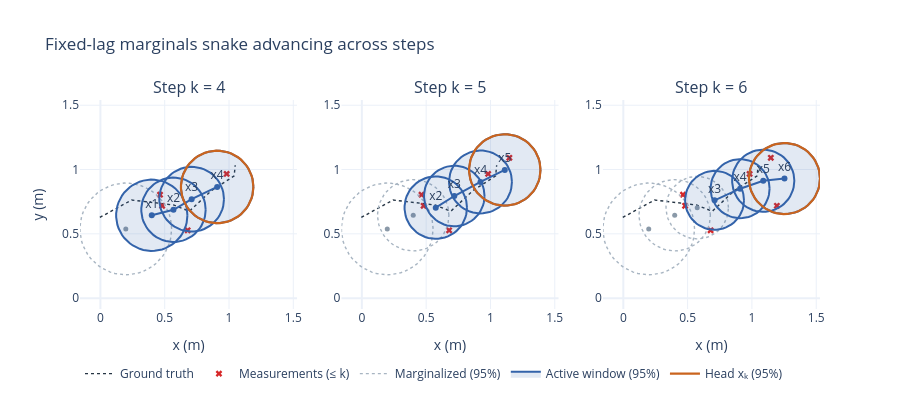

The code cell stored with this chart in its notebook:
### Code cell
plots.plot_marginals_snake(
    truth, measurements, {k: window_snapshots[k] for k in (4, 5, 6)}, lagged, lagged_cov
).show()

### Figure 1 — Plotly figure (JSON) as saved in the notebook; plotly's stock layout.template omitted (floating-point values rounded to 4 significant figures; data arrays with more than 128 entries replaced by an {"elided": "..."} marker saying what was removed)
{"data": [{"legendgroup": "truth", "line": {"color": "#263544", "dash": "dot", "width": 1.4}, "mode": "lines", "name": "Ground truth", "showlegend": true, "type": "scatter", "x": [-0.004096, 0.2426, 0.5683, 0.6919, 0.8622, 1.04, 1.048], "xaxis": "x", "y": [0.6277, 0.7628, 0.7243, 0.6755, 0.8354, 0.95, 1.033], "yaxis": "y"}, {"legendgroup": "meas", "marker": {"color": "#D62728", "size": 6, "symbol": "x"}, "mode": "markers", "name": "Measurements (≤ k)", "showlegend": true, "type": "scatter", "x": [0.4638, 0.6786, 0.4802, 0.9819], "xaxis": "x", "y": [0.8044, 0.5272, 0.718, 0.9661], "yaxis": "y"}, {"legendgroup": "old", "line": {"color": "#A8B5C2", "dash": "dot", "width": 1.4}, "mode": "lines", "name": "Marginalized (95%)", "showlegend": true, "type": "scatter", "x": [0.5542, 0.5522, 0.5461, 0.5361, 0.5223, 0.5048, 0.4838, 0.4596, 0.4324, 0.4025, 0.3704, 0.3362, 0.3005, 0.2636, 0.226, 0.1881, 0.1502, 0.1129, 0.07659, 0.04162, 0.008413, -0.02265, -0.05122, -0.07696, -0.0996, -0.1189, -0.1346, -0.1465, -0.1545, -0.1585, -0.1585, -0.1545, -0.1465, -0.1346, -0.1189, -0.0996, -0.07696, -0.05122, -0.02265, 0.008413, 0.04162, 0.07659, 0.1129, 0.1502, 0.1881, 0.226, 0.2636, 0.3005, 0.3362, 0.3704, 0.4025, 0.4324, 0.4596, 0.4838, 0.5048, 0.5223, 0.5361, 0.5461, 0.5522, 0.5542, null], "xaxis": "x", "y": [0.5381, 0.576, 0.6135, 0.6501, 0.6855, 0.7192, 0.7508, 0.78, 0.8065, 0.8299, 0.8501, 0.8667, 0.8796, 0.8886, 0.8936, 0.8946, 0.8916, 0.8846, 0.8736, 0.8588, 0.8404, 0.8186, 0.7936, 0.7657, 0.7353, 0.7026, 0.668, 0.632, 0.5949, 0.5571, 0.5191, 0.4814, 0.4443, 0.4083, 0.3737, 0.341, 0.3105, 0.2826, 0.2576, 0.2358, 0.2174, 0.2027, 0.1917, 0.1847, 0.1816, 0.1827, 0.1877, 0.1967, 0.2096, 0.2262, 0.2463, 0.2698, 0.2962, 0.3255, 0.3571, 0.3908, 0.4261, 0.4627, 0.5002, 0.5381, null], "yaxis": "y"}, {"legendgroup": "old", "marker": {"color": "#8A99A8", "size": 5}, "mode": "markers", "name": "Marginalized mean", "showlegend": false, "type": "scatter", "x": [0.1976], "xaxis": "x", "y": [0.5381], "yaxis": "y"}, {"fill": "toself", "fillcolor": "rgba(51, 99, 170, 0.14)", "legendgroup": "snake", "line": {"color": "#3363AA", "width": 2.0}, "mode": "lines", "name": "Active window (95%)", "showlegend": true, "type": "scatter", "x": {"elided": "244 float values"}, "xaxis": "x", "y": {"elided": "244 float values"}, "yaxis": "y"}, {"legendgroup": "snake", "line": {"color": "#3363AA", "width": 2.0}, "marker": {"color": "#3363AA", "size": 6}, "mode": "lines+markers+text", "name": "Active window means", "showlegend": false, "text": ["x1", "x2", "x3", "x4"], "textposition": "top center", "type": "scatter", "x": [0.3995, 0.5683, 0.7094, 0.9079], "xaxis": "x", "y": [0.6443, 0.6868, 0.7694, 0.8647], "yaxis": "y"}, {"legendgroup": "head", "line": {"color": "#CA641E", "width": 2.2}, "mode": "lines", "name": "Head xₖ (95%)", "showlegend": true, "type": "scatter", "x": [1.19, 1.188, 1.183, 1.175, 1.164, 1.151, 1.134, 1.115, 1.093, 1.07, 1.044, 1.017, 0.9892, 0.9601, 0.9304, 0.9004, 0.8705, 0.8411, 0.8124, 0.7848, 0.7585, 0.734, 0.7114, 0.6911, 0.6732, 0.658, 0.6456, 0.6362, 0.6299, 0.6267, 0.6267, 0.6299, 0.6362, 0.6456, 0.658, 0.6732, 0.6911, 0.7114, 0.734, 0.7585, 0.7848, 0.8124, 0.8411, 0.8705, 0.9004, 0.9304, 0.9601, 0.9892, 1.017, 1.044, 1.07, 1.093, 1.115, 1.134, 1.151, 1.164, 1.175, 1.183, 1.188, 1.19, null], "xaxis": "x", "y": [0.8647, 0.8946, 0.9242, 0.9532, 0.9811, 1.008, 1.033, 1.056, 1.077, 1.095, 1.111, 1.124, 1.134, 1.141, 1.145, 1.146, 1.144, 1.138, 1.13, 1.118, 1.103, 1.086, 1.066, 1.044, 1.02, 0.9946, 0.9673, 0.9388, 0.9095, 0.8797, 0.8497, 0.8199, 0.7906, 0.7621, 0.7348, 0.709, 0.6849, 0.6629, 0.6432, 0.6259, 0.6114, 0.5998, 0.5911, 0.5855, 0.5832, 0.584, 0.5879, 0.595, 0.6052, 0.6183, 0.6342, 0.6527, 0.6737, 0.6967, 0.7217, 0.7483, 0.7762, 0.8052, 0.8348, 0.8647, null], "yaxis": "y"}, {"legendgroup": "truth", "line": {"color": "#263544", "dash": "dot", "width": 1.4}, "mode": "lines", "name": "Ground truth", "showlegend": false, "type": "scatter", "x": [-0.004096, 0.2426, 0.5683, 0.6919, 0.8622, 1.04, 1.048], "xaxis": "x2", "y": [0.6277, 0.7628, 0.7243, 0.6755, 0.8354, 0.95, 1.033], "yaxis": "y2"}, {"legendgroup": "meas", "marker": {"color": "#D62728", "size": 6, "symbol": "x"}, "mode": "markers", "name": "Measurements (≤ k)", "showlegend": false, "type": "scatter", "x": [0.4638, 0.6786, 0.4802, 0.9819, 1.147], "xaxis": "x2", "y": [0.8044, 0.5272, 0.718, 0.9661, 1.091], "yaxis": "y2"}, {"legendgroup": "old", "line": {"color": "#A8B5C2", "dash": "dot", "width": 1.4}, "mode": "lines", "name": "Marginalized (95%)", "showlegend": false, "type": "scatter", "x": [0.5542, 0.5522, 0.5461, 0.5361, 0.5223, 0.5048, 0.4838, 0.4596, 0.4324, 0.4025, 0.3704, 0.3362, 0.3005, 0.2636, 0.226, 0.1881, 0.1502, 0.1129, 0.07659, 0.04162, 0.008413, -0.02265, -0.05122, -0.07696, -0.0996, -0.1189, -0.1346, -0.1465, -0.1545, -0.1585, -0.1585, -0.1545, -0.1465, -0.1346, -0.1189, -0.0996, -0.07696, -0.05122, -0.02265, 0.008413, 0.04162, 0.07659, 0.1129, 0.1502, 0.1881, 0.226, 0.2636, 0.3005, 0.3362, 0.3704, 0.4025, 0.4324, 0.4596, 0.4838, 0.5048, 0.5223, 0.5361, 0.5461, 0.5522, 0.5542, null, 0.6768, 0.6753, 0.6706, 0.6628, 0.652, 0.6384, 0.6221, 0.6033, 0.5821, 0.5589, 0.5339, 0.5073, 0.4796, 0.4509, 0.4216, 0.3921, 0.3627, 0.3337, 0.3055, 0.2783, 0.2524, 0.2283, 0.2061, 0.186, 0.1684, 0.1535, 0.1413, 0.132, 0.1258, 0.1226, 0.1226, 0.1258, 0.132, 0.1413, 0.1535, 0.1684, 0.186, 0.2061, 0.2283, 0.2524, 0.2783, 0.3055, 0.3337, 0.3627, 0.3921, 0.4216, 0.4509, 0.4796, 0.5073, 0.5339, 0.5589, 0.5821, 0.6033, 0.6221, 0.6384, 0.652, 0.6628, 0.6706, 0.6753, 0.6768, null], "xaxis": "x2", "y": [0.5381, 0.576, 0.6135, 0.6501, 0.6855, 0.7192, 0.7508, 0.78, 0.8065, 0.8299, 0.8501, 0.8667, 0.8796, 0.8886, 0.8936, 0.8946, 0.8916, 0.8846, 0.8736, 0.8588, 0.8404, 0.8186, 0.7936, 0.7657, 0.7353, 0.7026, 0.668, 0.632, 0.5949, 0.5571, 0.5191, 0.4814, 0.4443, 0.4083, 0.3737, 0.341, 0.3105, 0.2826, 0.2576, 0.2358, 0.2174, 0.2027, 0.1917, 0.1847, 0.1816, 0.1827, 0.1877, 0.1967, 0.2096, 0.2262, 0.2463, 0.2698, 0.2962, 0.3255, 0.3571, 0.3908, 0.4261, 0.4627, 0.5002, 0.5381, null, 0.6443, 0.6737, 0.7029, 0.7313, 0.7588, 0.785, 0.8096, 0.8323, 0.8529, 0.8712, 0.8868, 0.8997, 0.9097, 0.9168, 0.9207, 0.9215, 0.9191, 0.9136, 0.9051, 0.8936, 0.8793, 0.8624, 0.8429, 0.8212, 0.7975, 0.7721, 0.7452, 0.7172, 0.6884, 0.659, 0.6295, 0.6001, 0.5713, 0.5433, 0.5164, 0.491, 0.4673, 0.4456, 0.4261, 0.4092, 0.3949, 0.3834, 0.3749, 0.3694, 0.367, 0.3678, 0.3718, 0.3788, 0.3888, 0.4017, 0.4173, 0.4356, 0.4562, 0.4789, 0.5035, 0.5297, 0.5572, 0.5856, 0.6148, 0.6443, null], "yaxis": "y2"}, {"legendgroup": "old", "marker": {"color": "#8A99A8", "size": 5}, "mode": "markers", "name": "Marginalized mean", "showlegend": false, "type": "scatter", "x": [0.1976, 0.3995], "xaxis": "x2", "y": [0.5381, 0.6443], "yaxis": "y2"}, {"fill": "toself", "fillcolor": "rgba(51, 99, 170, 0.14)", "legendgroup": "snake", "line": {"color": "#3363AA", "width": 2.0}, "mode": "lines", "name": "Active window (95%)", "showlegend": false, "type": "scatter", "x": {"elided": "244 float values"}, "xaxis": "x2", "y": {"elided": "244 float values"}, "yaxis": "y2"}, {"legendgroup": "snake", "line": {"color": "#3363AA", "width": 2.0}, "marker": {"color": "#3363AA", "size": 6}, "mode": "lines+markers+text", "name": "Active window means", "showlegend": false, "text": ["x2", "x3", "x4", "x5"], "textposition": "top center", "type": "scatter", "x": [0.5746, 0.7187, 0.9225, 1.111], "xaxis": "x2", "y": [0.7037, 0.794, 0.9032, 0.9968], "yaxis": "y2"}, {"legendgroup": "head", "line": {"color": "#CA641E", "width": 2.2}, "mode": "lines", "name": "Head xₖ (95%)", "showlegend": false, "type": "scatter", "x": [1.389, 1.387, 1.383, 1.375, 1.364, 1.351, 1.334, 1.315, 1.294, 1.271, 1.246, 1.219, 1.192, 1.163, 1.134, 1.104, 1.075, 1.045, 1.017, 0.9899, 0.9641, 0.9399, 0.9177, 0.8976, 0.88, 0.865, 0.8528, 0.8435, 0.8372, 0.8341, 0.8341, 0.8372, 0.8435, 0.8528, 0.865, 0.88, 0.8976, 0.9177, 0.9399, 0.9641, 0.9899, 1.017, 1.045, 1.075, 1.104, 1.134, 1.163, 1.192, 1.219, 1.246, 1.271, 1.294, 1.315, 1.334, 1.351, 1.364, 1.375, 1.383, 1.387, 1.389, null], "xaxis": "x2", "y": [0.9968, 1.026, 1.056, 1.084, 1.112, 1.138, 1.162, 1.185, 1.206, 1.224, 1.24, 1.253, 1.263, 1.27, 1.274, 1.274, 1.272, 1.267, 1.258, 1.247, 1.232, 1.215, 1.196, 1.174, 1.15, 1.125, 1.098, 1.07, 1.041, 1.012, 0.9821, 0.9527, 0.9238, 0.8957, 0.8688, 0.8433, 0.8196, 0.7979, 0.7784, 0.7615, 0.7471, 0.7357, 0.7271, 0.7216, 0.7193, 0.7201, 0.724, 0.731, 0.741, 0.754, 0.7696, 0.7879, 0.8085, 0.8313, 0.8559, 0.8821, 0.9096, 0.9381, 0.9673, 0.9968, null], "yaxis": "y2"}, {"legendgroup": "truth", "line": {"color": "#263544", "dash": "dot", "width": 1.4}, "mode": "lines", "name": "Ground truth", "showlegend": false, "type": "scatter", "x": [-0.004096, 0.2426, 0.5683, 0.6919, 0.8622, 1.04, 1.048], "xaxis": "x3", "y": [0.6277, 0.7628, 0.7243, 0.6755, 0.8354, 0.95, 1.033], "yaxis": "y3"}, {"legendgroup": "meas", "marker": {"color": "#D62728", "size": 6, "symbol": "x"}, "mode": "markers", "name": "Measurements (≤ k)", "showlegend": false, "type": "scatter", "x": [0.4638, 0.6786, 0.4802, 0.9819, 1.147, 1.194], "xaxis": "x3", "y": [0.8044, 0.5272, 0.718, 0.9661, 1.091, 0.7178], "yaxis": "y3"}, {"legendgroup": "old", "line": {"color": "#A8B5C2", "dash": "dot", "width": 1.4}, "mode": "lines", "name": "Marginalized (95%)", "showlegend": false, "type": "scatter", "x": {"elided": "183 float values"}, "xaxis": "x3", "y": {"elided": "183 float values"}, "yaxis": "y3"}, {"legendgroup": "old", "marker": {"color": "#8A99A8", "size": 5}, "mode": "markers", "name": "Marginalized mean", "showlegend": false, "type": "scatter", "x": [0.1976, 0.3995, 0.5746], "xaxis": "x3", "y": [0.5381, 0.6443, 0.7037], "yaxis": "y3"}, {"fill": "toself", "fillcolor": "rgba(51, 99, 170, 0.14)", "legendgroup": "snake", "line": {"color": "#3363AA", "width": 2.0}, "mode": "lines", "name": "Active window (95%)", "showlegend": false, "type": "scatter", "x": {"elided": "244 float values"}, "xaxis": "x3", "y": {"elided": "244 float values"}, "yaxis": "y3"}, {"legendgroup": "snake", "line": {"color": "#3363AA", "width": 2.0}, "marker": {"color": "#3363AA", "size": 6}, "mode": "lines+markers+text", "name": "Active window means", "showlegend": false, "text": ["x3", "x4", "x5", "x6"], "textposition": "top center", "type": "scatter", "x": [0.7094, 0.9079, 1.088, 1.253], "xaxis": "x3", "y": [0.7606, 0.851, 0.9127, 0.9297], "yaxis": "y3"}, {"legendgroup": "head", "line": {"color": "#CA641E", "width": 2.2}, "mode": "lines", "name": "Head xₖ (95%)", "showlegend": false, "type": "scatter", "x": [1.529, 1.528, 1.523, 1.515, 1.505, 1.491, 1.475, 1.456, 1.435, 1.412, 1.387, 1.361, 1.333, 1.304, 1.275, 1.246, 1.216, 1.188, 1.159, 1.132, 1.107, 1.083, 1.06, 1.041, 1.023, 1.008, 0.9959, 0.9867, 0.9805, 0.9774, 0.9774, 0.9805, 0.9867, 0.9959, 1.008, 1.023, 1.041, 1.06, 1.083, 1.107, 1.132, 1.159, 1.188, 1.216, 1.246, 1.275, 1.304, 1.333, 1.361, 1.387, 1.412, 1.435, 1.456, 1.475, 1.491, 1.505, 1.515, 1.523, 1.528, 1.529, null], "xaxis": "x3", "y": [0.9297, 0.9591, 0.9881, 1.016, 1.044, 1.07, 1.094, 1.117, 1.138, 1.156, 1.171, 1.184, 1.194, 1.201, 1.205, 1.206, 1.203, 1.198, 1.19, 1.178, 1.164, 1.147, 1.128, 1.106, 1.082, 1.057, 1.03, 1.002, 0.9736, 0.9444, 0.915, 0.8858, 0.8571, 0.8292, 0.8024, 0.7771, 0.7535, 0.7319, 0.7125, 0.6956, 0.6814, 0.6699, 0.6615, 0.656, 0.6537, 0.6544, 0.6583, 0.6653, 0.6753, 0.6881, 0.7037, 0.7219, 0.7424, 0.765, 0.7895, 0.8156, 0.843, 0.8713, 0.9004, 0.9297, null], "yaxis": "y3"}], "layout": {"annotations": [{"font": {"size": 16}, "showarrow": false, "text": "Step k = 4", "x": 0.1467, "xanchor": "center", "xref": "paper", "y": 1.0, "yanchor": "bottom", "yref": "paper"}, {"font": {"size": 16}, "showarrow": false, "text": "Step k = 5", "x": 0.5, "xanchor": "center", "xref": "paper", "y": 1.0, "yanchor": "bottom", "yref": "paper"}, {"font": {"size": 16}, "showarrow": false, "text": "Step k = 6", "x": 0.8533, "xanchor": "center", "xref": "paper", "y": 1.0, "yanchor": "bottom", "yref": "paper"}], "height": 400, "legend": {"orientation": "h", "y": -0.24}, "title": {"text": "Fixed-lag marginals snake advancing across steps"}, "xaxis": {"anchor": "y", "domain": [0.0, 0.2933], "title": {"text": "x (m)"}}, "xaxis2": {"anchor": "y2", "domain": [0.3533, 0.6467], "matches": "x", "title": {"text": "x (m)"}}, "xaxis3": {"anchor": "y3", "domain": [0.7067, 1.0], "matches": "x", "title": {"text": "x (m)"}}, "yaxis": {"anchor": "x", "domain": [0.0, 1.0], "scaleanchor": "x", "scaleratio": 1, "title": {"text": "y (m)"}}, "yaxis2": {"anchor": "x2", "domain": [0.0, 1.0], "matches": "y", "scaleanchor": "x2", "scaleratio": 1, "title": {"text": ""}}, "yaxis3": {"anchor": "x3", "domain": [0.0, 1.0], "matches": "y", "scaleanchor": "x3", "scaleratio": 1, "title": {"text": ""}}}}
